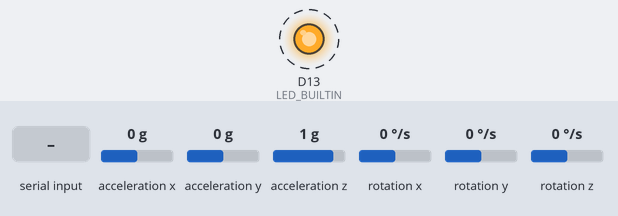
The sketch below on a simulated Arduino Nano 33 BLE. On the bench: output pins drawn as LEDs (lit = HIGH). Dashed ring = blinking. Inputs (shaded band) come from the test bench; at power-on: acceleration x 0 g, acceleration y 0 g, acceleration z 1 g, rotation x 0 °/s, rotation y 0 °/s, rotation z 0 °/s. Nothing arrives over Bluetooth unless stated; a phone connects over Bluetooth LE 3 s after start; what the sketch prints to the serial monitor is not drawn.

Above: at 1.2 s.
1.3 s: "i" received over Serial
Timing chart, 0 to 9.4 s (numbered marks = the images above; inputs shaded):
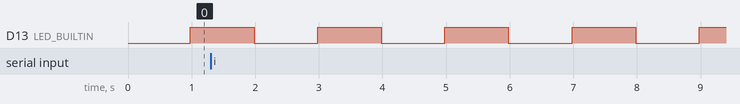

Measured:
- by itself, D13 (LED_BUILTIN): alternates HIGH for 1.0 s and LOW for 1.0 s

The sketch:

sensor_logger.ino
```cpp
// RepSense sensor logger for the Arduino Nano 33 BLE Sense Rev2 (BMI270 IMU).
//
// Streams accelerometer + gyroscope at SAMPLE_HZ over USB serial, one CSV line
// per sample:
//
//   seq,t_us,ax_mg,ay_mg,az_mg,gx_cdps,gy_cdps,gz_cdps
//
//   seq      sample counter since boot; a gap means the host lost lines
//   t_us     micros() when the sample was read (uint32, wraps every ~71.6 min)
//   a*_mg    acceleration in milli-g (library range: +-4 g)
//   g*_cdps  angular rate in centi-degrees/s (library range: +-2000 dps)
//
// The same samples go out over BLE (v2, 11-08): service SERVICE_UUID, one 20-byte notification per
// sample on SAMPLE_UUID, little-endian: seq (uint32), t_us (uint32), a*_mg (int16 x3),
// g*_ddps (int16 x3, deci-degrees/s: 0.1 deg/s steps, so the gyro fits 20 bytes). Advertised as
// "RepSense". USB lines go out only while a computer has the port open, so the board also runs
// from a power bank.
//
// Lines starting with '#' are info, not data. Send 'i' to get the info line.
// The built-in LED toggles once per second while sampling, and blinks fast if
// the IMU fails to start.

#include <ArduinoBLE.h>
#include <Arduino_BMI270_BMM150.h>

const uint32_t SAMPLE_HZ = 50;
const uint32_t PERIOD_US = 1000000UL / SAMPLE_HZ;

uint32_t seq = 0;
uint32_t nextSampleUs;
uint32_t missed = 0;  // sample slots skipped because the loop fell behind

const char *SERVICE_UUID = "a4130001-4d59-462f-8eaa-2423dcd49f52";
const char *SAMPLE_UUID = "a4130002-4d59-462f-8eaa-2423dcd49f52";
const int PACKET_BYTES = 20;
BLEService repService(SERVICE_UUID);
BLECharacteristic sampleChar(SAMPLE_UUID, BLERead | BLENotify, PACKET_BYTES, true);
bool bleOk = false;

int16_t clamp16(long v) {
  return (int16_t)constrain(v, -32768L, 32767L);
}

// The sample as the BLE packet: little-endian, as the nRF52840 stores it.
void packSample(uint8_t *buf, uint32_t s, uint32_t tUs, const int16_t a[3], const int16_t g[3]) {
  memcpy(buf, &s, 4);
  memcpy(buf + 4, &tUs, 4);
  memcpy(buf + 8, a, 6);
  memcpy(buf + 14, g, 6);
}

void printInfo() {
  char buf[128];
  int n = snprintf(buf, sizeof(buf),
                   "# repsense sensor_logger v2 hz=%lu acc_odr=%d gyr_odr=%d missed=%lu ble=%d\n",
                   (unsigned long)SAMPLE_HZ, (int)IMU.accelerationSampleRate(),
                   (int)IMU.gyroscopeSampleRate(), (unsigned long)missed, bleOk ? 1 : 0);
  Serial.write(buf, n);
}

void setup() {
  Serial.begin(115200);
  pinMode(LED_BUILTIN, OUTPUT);

  if (!IMU.begin()) {
    while (true) {
      Serial.println("# error: IMU.begin() failed");
      digitalWrite(LED_BUILTIN, !digitalRead(LED_BUILTIN));
      delay(100);
    }
  }
  if (BLE.begin()) {
    BLE.setLocalName("RepSense");
    BLE.setAdvertisedService(repService);
    repService.addCharacteristic(sampleChar);
    BLE.addService(repService);
    BLE.advertise();
    bleOk = true;
  } else {
    Serial.println("# warning: BLE.begin() failed; USB only");
  }
  nextSampleUs = micros();
}

void loop() {
  if (bleOk) {
    BLE.poll();  // the BLE stack runs here: connections, subscriptions
  }
  if (Serial.available() && Serial.read() == 'i') {
    printInfo();
  }

  // Never busy-wait: a loop that keeps the CPU starves the core's USB threads
  // (including the one that handles the 1200-baud "reset for upload" request).
  // Sleep while the next sample is far off, then yield for the last stretch
  // so timing stays precise.
  uint32_t now = micros();
  int32_t waitUs = (int32_t)(nextSampleUs - now);
  if (waitUs > 0) {
    if (waitUs > 2000) {
      delay(1);
    } else {
      yield();
    }
    return;
  }

  // If the loop fell a full period behind, skip the lost slots instead of
  // bursting samples back-to-back; the gap stays visible in t_us.
  uint32_t behind = (now - nextSampleUs) / PERIOD_US;
  missed += behind;
  nextSampleUs += (behind + 1) * PERIOD_US;

  float ax, ay, az, gx, gy, gz;
  IMU.readAcceleration(ax, ay, az);
  IMU.readGyroscope(gx, gy, gz);

  // One write per line: the USB CDC driver sends each write as its own transfer.
  if (Serial) {
    char line[96];
    int n = snprintf(line, sizeof(line), "%lu,%lu,%ld,%ld,%ld,%ld,%ld,%ld\n",
                     (unsigned long)seq, (unsigned long)now,
                     lroundf(ax * 1000.0f), lroundf(ay * 1000.0f), lroundf(az * 1000.0f),
                     lroundf(gx * 100.0f), lroundf(gy * 100.0f), lroundf(gz * 100.0f));
    Serial.write(line, n);
  }
  if (bleOk && BLE.connected() && sampleChar.subscribed()) {
    int16_t a[3] = {clamp16(lroundf(ax * 1000.0f)), clamp16(lroundf(ay * 1000.0f)), clamp16(lroundf(az * 1000.0f))};
    int16_t g[3] = {clamp16(lroundf(gx * 10.0f)), clamp16(lroundf(gy * 10.0f)), clamp16(lroundf(gz * 10.0f))};
    uint8_t packet[PACKET_BYTES];
    packSample(packet, seq, now, a, g);
    sampleChar.writeValue(packet, PACKET_BYTES);  // a full queue drops the sample; the seq gap shows it
  }
  seq++;

  if (seq % SAMPLE_HZ == 0) {
    digitalWrite(LED_BUILTIN, !digitalRead(LED_BUILTIN));
  }
}
```
